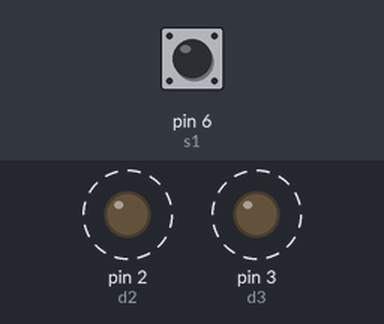
Recording of a sketch running on a simulated Arduino Uno, built with avr-gcc and run on an emulated ATmega328P. Shown: output pins drawn as LEDs (lit = HIGH). Dashed ring = blinking. The test bench sets the inputs (shaded band); at power-on: pin 6 (s1) HIGH. Pins used as bus, display or sensor lines are not drawn.

Above: at 0.2 s.
Timing chart, 0 to 5.8 s (numbered marks = the images above):
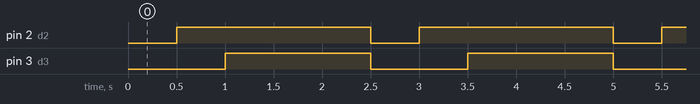

The sketch:

Unit_5_Lab_1_Program_1.ino
```cpp
/*  Title: Unit 5 Lab 1 Program #1
 *  Purpose: Automate a sequence of 4 LEDs that change speed on a button press
 *  Author: Andy Davis
 *  Date: 4/7/2021
 *  LED1 connected to pin D2
 *  LED2 connected to pin D3
 *  LED3 connected to pin D4
 *  LED4 connected to pin D5
 *  Switch1 connected to pin D6
 */

const int d2 = 2;
const int d3 = 3;
const int d4 = 4;
const int d5 = 5;
const int s1 = 6;
const int normal = 500;
const int fast = 250;

void setup() {
  pinMode(d2, OUTPUT);
  pinMode(d3, OUTPUT);
  pinMode(d4, OUTPUT);
  pinMode(d5, OUTPUT);
  pinMode(s1, INPUT_PULLUP);  //5V or HIGH
}

void sequence(int rate){
  digitalWrite(d2, LOW);
  digitalWrite(d3, LOW);
  digitalWrite(d4, LOW);
  digitalWrite(d5, LOW);
  delay(rate);
  digitalWrite(d2, HIGH);
  delay(rate);
  digitalWrite(d3, HIGH);
  delay(rate);
  digitalWrite(d4, HIGH);
  delay(rate);
  digitalWrite(d5, HIGH);
  delay(rate);
}

void loop() {
  while(!digitalRead(s1)){
    sequence(fast);
  }
  sequence(normal);
}
```

Measured:
- by itself, pin 2 (d2): alternates HIGH for 2.0 s and LOW for 0.50 s
- by itself, pin 3 (d3): alternates HIGH for 1.5 s and LOW for 1.0 s
- by itself, everything shown: repeats every 2.5 s, in 3 steps
